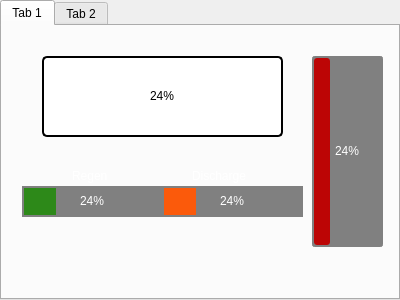
<?xml version="1.0" encoding="UTF-8"?>
<ui version="4.0">
 <class>EcoCAR</class>
 <widget class="QTabWidget" name="EcoCAR">
  <property name="geometry">
   <rect>
    <x>0</x>
    <y>0</y>
    <width>400</width>
    <height>300</height>
   </rect>
  </property>
  <property name="windowTitle">
   <string>TabWidget</string>
  </property>
  <widget class="QWidget" name="tab">
   <attribute name="title">
    <string>Tab 1</string>
   </attribute>
   <widget class="QLabel" name="label">
    <property name="geometry">
     <rect>
      <x>190</x>
      <y>140</y>
      <width>81</width>
      <height>21</height>
     </rect>
    </property>
    <property name="text">
     <string>&lt;html&gt;&lt;head/&gt;&lt;body&gt;&lt;p&gt;&lt;span style=&quot; color:#ffffff;&quot;&gt;Discharge&lt;/span&gt;&lt;/p&gt;&lt;/body&gt;&lt;/html&gt;</string>
    </property>
   </widget>
   <widget class="QProgressBar" name="current_discharge">
    <property name="geometry">
     <rect>
      <x>160</x>
      <y>160</y>
      <width>141</width>
      <height>31</height>
     </rect>
    </property>
    <property name="styleSheet">
     <string notr="true">QProgressBar::chunk{
background-color:rgb(251, 90, 11);
border-radius:0px;
}
QProgressBar{
border: 2px solid grey;
border-radius: 0px;
text-align: center;
background:grey;
color:white;
}</string>
    </property>
    <property name="value">
     <number>24</number>
    </property>
   </widget>
   <widget class="QProgressBar" name="SOC_prog">
    <property name="geometry">
     <rect>
      <x>40</x>
      <y>30</y>
      <width>241</width>
      <height>81</height>
     </rect>
    </property>
    <property name="styleSheet">
     <string notr="true">QProgressBar{
border: 2px solid black;
border-radius: 5px;
text-align: center;
}
QProgressBar::chunk{
border-radius: 5px;
}

</string>
    </property>
    <property name="value">
     <number>24</number>
    </property>
   </widget>
   <widget class="QLabel" name="label_2">
    <property name="geometry">
     <rect>
      <x>70</x>
      <y>140</y>
      <width>81</width>
      <height>21</height>
     </rect>
    </property>
    <property name="text">
     <string>&lt;html&gt;&lt;head/&gt;&lt;body&gt;&lt;p&gt;&lt;span style=&quot; color:#ffffff;&quot;&gt;Regen&lt;/span&gt;&lt;/p&gt;&lt;/body&gt;&lt;/html&gt;</string>
    </property>
   </widget>
   <widget class="QProgressBar" name="current_regen">
    <property name="geometry">
     <rect>
      <x>20</x>
      <y>160</y>
      <width>141</width>
      <height>31</height>
     </rect>
    </property>
    <property name="styleSheet">
     <string notr="true">QProgressBar::chunk{
background-color:rgb(45, 137, 25);
border-radius:0px;
}
QProgressBar{
border: 2px solid grey;
border-radius: 0px;
text-align: center;
background:grey;
color:white;
}</string>
    </property>
    <property name="value">
     <number>24</number>
    </property>
   </widget>
   <widget class="QProgressBar" name="temp_prog">
    <property name="geometry">
     <rect>
      <x>310</x>
      <y>30</y>
      <width>71</width>
      <height>191</height>
     </rect>
    </property>
    <property name="styleSheet">
     <string notr="true">QProgressBar::chunk{
background-color: rgb(188, 5, 5);
border-radius: 3px;
}
QProgressBar{
border: 2px solid grey;
border-radius: 3px;
text-align: center;
background:grey;
color:white;}</string>
    </property>
    <property name="value">
     <number>24</number>
    </property>
   </widget>
  </widget>
  <widget class="QWidget" name="tab">
   <attribute name="title">
    <string>Tab 2</string>
   </attribute>
  </widget>
 </widget>
 <resources/>
 <connections/>
</ui>
